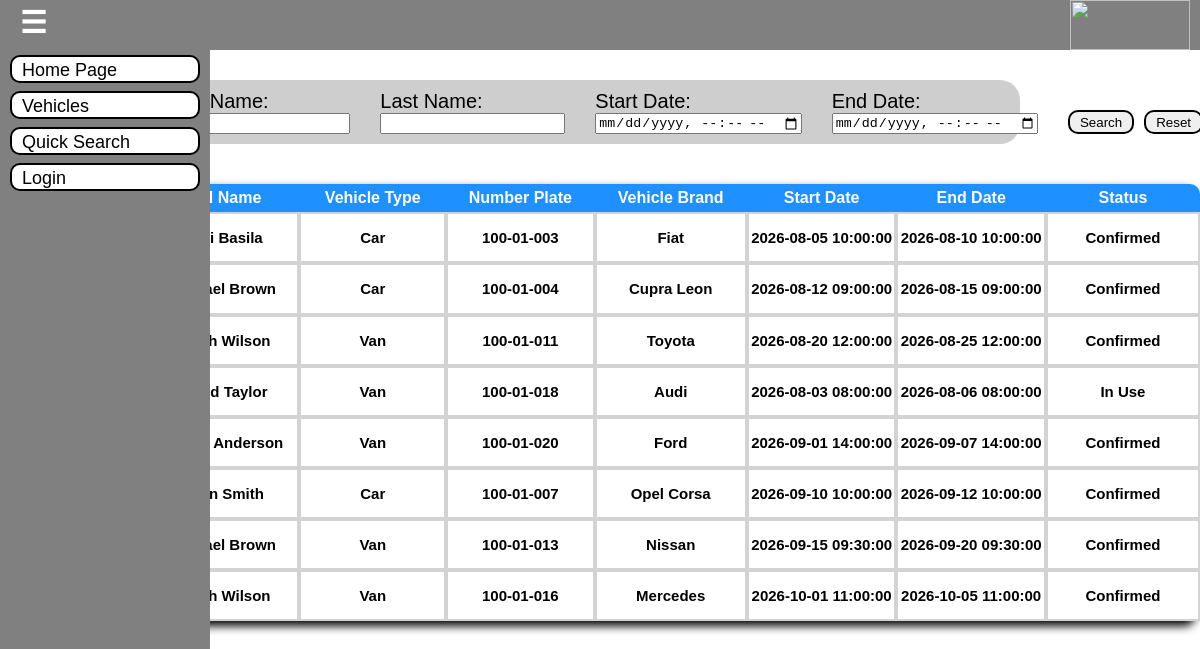
/VehicleRentalHistory.php, run on an earlier commit of the app's database.
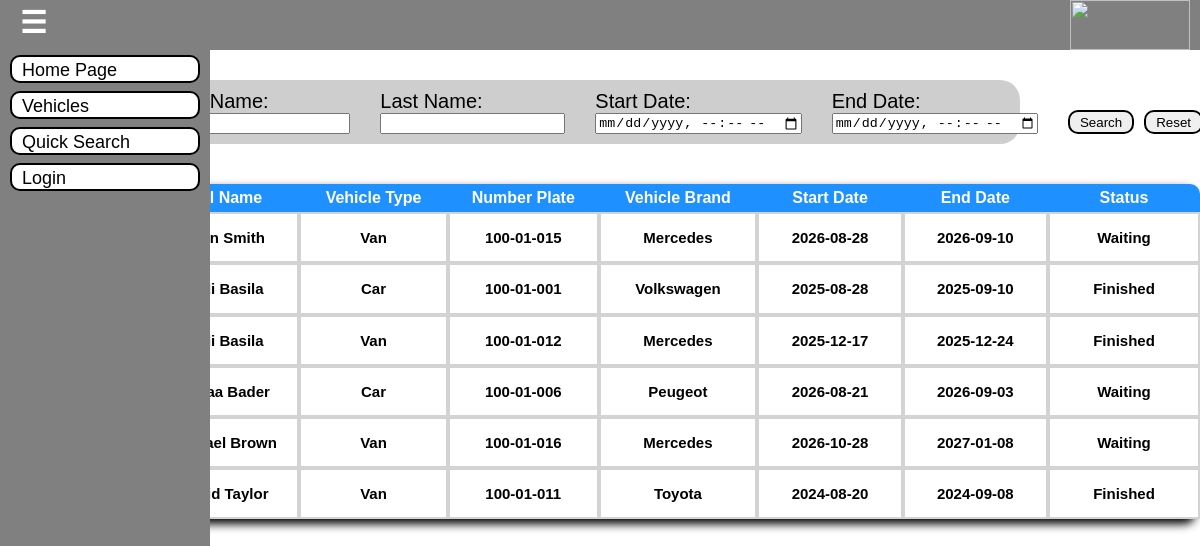
And on a later commit of the database.
### tables this page shows
CREATE TABLE IF NOT EXISTS `users` (
  `Id` int NOT NULL AUTO_INCREMENT,
  `FirstName` varchar(250) NOT NULL,
  `LastName` varchar(250) NOT NULL,
  `Gmail` varchar(250) NOT NULL,
  `IdNumber` varchar(9) NOT NULL,
  `Password` varchar(250) NOT NULL,
  `Password1` varchar(250) NOT NULL,
  `Password2` varchar(250) DEFAULT NULL,
  `Password3` varchar(250) DEFAULT NULL,
  `HaveDriverLicense` tinyint(1) NOT NULL DEFAULT '0',
  `Blocked` tinyint(1) NOT NULL DEFAULT '0',
  `FailedTimes` int NOT NULL DEFAULT '0',
  `BirthDay` date NOT NULL,
  `PhoneNumber` varchar(250) DEFAULT NULL,
  `Role` varchar(250) NOT NULL,
  `StartTimeExpired` datetime DEFAULT NULL,
  `EndTimeExpired` datetime DEFAULT NULL,
  PRIMARY KEY (`Id`)
);

CREATE TABLE IF NOT EXISTS `vehicle` (
  `Id` int NOT NULL AUTO_INCREMENT,
  `VehicleType` varchar(250) NOT NULL,
  `NumberPlate` varchar(250) NOT NULL,
  `VehicleBrand` varchar(250) NOT NULL,
  `Image` varchar(250) NOT NULL,
  `PricePerDay` decimal(10,2) NOT NULL,
  `GearBox` varchar(250) NOT NULL,
  `Seats` int NOT NULL,
  `Doors` int NOT NULL,
  `DriveStyle` tinyint(1) NOT NULL DEFAULT '0',
  `Miles` decimal(10,3) NOT NULL,
  `Color` varchar(250) NOT NULL,
  `Convertible` tinyint(1) NOT NULL DEFAULT '0',
  `EnergyType` varchar(250) NOT NULL,
  `HorsePower` int NOT NULL,
  `VehicleName` varchar(250) NOT NULL,
  `MaxSpeed` int NOT NULL,
  `DriveType` varchar(250) NOT NULL,
  `TankSize` int NOT NULL,
  `AirConditioner` tinyint(1) NOT NULL DEFAULT '0',
  `VehicleInside1` varchar(250) NOT NULL,
  `VehicleInside2` varchar(250) NOT NULL,
  `VehicleInside3` varchar(250) NOT NULL,
  `VehicleInside4` varchar(250) NOT NULL,
  `Branch` varchar(250) NOT NULL,
  `VehicleLogo` varchar(250) NOT NULL,
  `Rating` int NOT NULL,
  `TotalRating` int NOT NULL,
  PRIMARY KEY (`Id`)
);

CREATE TABLE IF NOT EXISTS `booking` (
  `BookingId` int NOT NULL AUTO_INCREMENT,
  `CustomerId` int NOT NULL,
  `VehicleId` int NOT NULL,
  `StartDate` date NOT NULL,
  `EndDate` date NOT NULL,
  `Status` varchar(250) NOT NULL,
  `CreatedAt` timestamp NOT NULL DEFAULT CURRENT_TIMESTAMP,
  `UpdatedAt` timestamp NOT NULL DEFAULT CURRENT_TIMESTAMP,
  `TotalPrice` decimal(10,2) NOT NULL,
  `RatingStatus` varchar(50) NOT NULL,
  PRIMARY KEY (`BookingId`),
  KEY `CustomerId` (`CustomerId`),
  KEY `CarId` (`VehicleId`)
);

### VehicleRentalHistory.php (the view, shortened to what this page needs)
<?php
    include "Nav.php";
    $con=OpenCon();
    $StartDate="";
    $EndDate="";
    $Fname="";
    $Lname="";
    $Search="";
    $Search2="";
    $Search3="";
?>
<!DOCTYPE HTML>
<html>
    <head>
    </head>
    <body>
        <nav class="nav">
            <form method="POST">
                <div class="Css1">
                    <label>
                        <span id="Car">Car</span>
                    </label>
                    <label>
                        <span id="Van">Van</span>
                    </label>
                </div>
                <div>
                    <label>First Name:</label>
                    <input type="text" name="Fname" <?php if($Fname!=""){echo "value='$Fname'";} ?>>
                </div>
                <div>
                    <label>Last Name:</label>
                    <input type="text" name="Lname" <?php if($Lname!=""){echo "value='$Lname'";} ?>>
                </div>
                <div>
                    <label id="DateCss">Start Date:</label>
                    <input type="datetime-local" name="StartDate" <?php if($StartDate!=""){echo "value='$StartDate'";} ?>>
                </div>
                <div>
                    <label id="DateCss">End Date:</label>
                    <input type="datetime-local" name="EndDate" <?php if($EndDate!=""){echo "value='$EndDate'";} ?>>
                </div>
                <div class="Css2">
                    <button type="submit" name="Search">Search</button>
                    <button type="submit" name="Reset">Reset</button>
                </div>
            </form>
        </nav>
        <?php
            if(isset($_SESSION['Message3'])){
                echo $_SESSION['Message3'];
                unset($_SESSION['Message3']);
            }else{
        ?>
        <table>
            <th id="thLeft">Vehicle ID</th>
            <th>Full Name</th>
            <th>Vehicle Type</th>
            <th>Number Plate</th>
            <th>Vehicle Brand</th>
            <th>Start Date</th>
            <th>End Date</th>
            <th id="thRight">Status</th>
            <?php
                if($Search3==""){
                    $Booking=mysqli_query($con,"SELECT * FROM Booking $Search2");
                    while($b=mysqli_fetch_array($Booking)){
                        $VehiclesRentalHistory=mysqli_query($con,"SELECT * FROM Vehicle $Search");
                        while($v=mysqli_fetch_array($VehiclesRentalHistory)){
                            if($v['Id']==$b['VehicleId']){
                                echo"<tr><td><h1>".$v['Id']."</h1></td>";
                                $Users=mysqli_query($con,"SELECT * FROM Users");
                                while($u=mysqli_fetch_array($Users)){
                                    if($b['CustomerId']==$u['Id']){
                                        echo "<td><h1>".$u['FirstName']." ".$u['LastName']."</h1></td>";
                                    }
                                }
                                echo"<td><h1>".$v['VehicleType']."</h1></td>
                                <td><h1>".$v['NumberPlate']."</h1></td>
                                <td><h1>".$v['VehicleBrand']."</h1></td>
                                <td><h1>".$b['StartDate']."</h1></td>
                                <td><h1>".$b['EndDate']."</h1></td>
                                <td><h1>".$b['Status']."</h1></td></tr>";
                                break;
                            }
                        }
                    }
                }
            }
            ?>
        </table>
    </body>
</html>

What changed in the data, as far as the page shows it:
no longer on this page (row unchanged): users: LastName "Anderson", shown under "Van"
removed booking: StartDate "2026-09-15 09:30:00", EndDate "2026-09-20 09:30:00", Status "Confirmed", users (LastName "Brown")
no longer on this page (row edited): vehicle: VehicleType "Van", NumberPlate "100-01-013", VehicleBrand "Nissan", users (LastName "Brown")
removed booking: StartDate "2026-10-01 11:00:00", EndDate "2026-10-05 11:00:00", Status "Confirmed", vehicle (VehicleType "Van", NumberPlate "100-01-016", VehicleBrand "Mercedes")
changed booking (number 1 of 6 on the later page): loses vehicle (VehicleType "Car", NumberPlate "100-01-003", VehicleBrand "Fiat", $b['StartDate'] "2026-08-05 10:00:00", $b['EndDate'] "2026-08-10 10:00:00", $b['Status'] "Confirmed", users (LastName "Basila")); gains vehicle (VehicleType "Van", NumberPlate "100-01-015", VehicleBrand "Mercedes", $b['StartDate'] "2026-08-28", $b['EndDate'] "2026-09-10", $b['Status'] "Waiting", users (LastName "Smith"))
changed booking (number 2 of 6 on the later page): loses vehicle (VehicleType "Car", NumberPlate "100-01-004", VehicleBrand "Cupra Leon", $b['StartDate'] "2026-08-12 09:00:00", $b['EndDate'] "2026-08-15 09:00:00", $b['Status'] "Confirmed", users (LastName "Brown")); gains vehicle (VehicleType "Car", NumberPlate "100-01-001", VehicleBrand "Volkswagen", $b['StartDate'] "2025-08-28", $b['EndDate'] "2025-09-10", $b['Status'] "Finished", users (LastName "Basila"))
changed booking (number 3 of 6 on the later page): gains vehicle (VehicleType "Van", NumberPlate "100-01-012", VehicleBrand "Mercedes", $b['StartDate'] "2025-12-17", $b['EndDate'] "2025-12-24", $b['Status'] "Finished", users (LastName "Basila")); loses vehicle (VehicleType "Van", NumberPlate "100-01-011", VehicleBrand "Toyota", $b['StartDate'] "2026-08-20 12:00:00", $b['EndDate'] "2026-08-25 12:00:00", $b['Status'] "Confirmed"); StartDate "2026-08-20 12:00:00" → (not shown); EndDate "2026-08-25 12:00:00" → (not shown); Status "Confirmed" → (not shown)
changed booking (number 4 of 6 on the later page): loses vehicle (VehicleType "Van", NumberPlate "100-01-018", VehicleBrand "Audi", $b['StartDate'] "2026-08-03 08:00:00", $b['EndDate'] "2026-08-06 08:00:00", $b['Status'] "In Use", users (LastName "Taylor")); gains vehicle (VehicleType "Car", NumberPlate "100-01-006", VehicleBrand "Peugeot", $b['StartDate'] "2026-08-21", $b['EndDate'] "2026-09-03", $b['Status'] "Waiting")
now on this page (row unchanged): users: LastName "Bader", shown under "Car"
changed booking (number 5 of 6 on the later page): loses vehicle (VehicleType "Van", NumberPlate "100-01-020", VehicleBrand "Ford", $b['StartDate'] "2026-09-01 14:00:00", $b['EndDate'] "2026-09-07 14:00:00", $b['Status'] "Confirmed"); gains vehicle (VehicleType "Van", NumberPlate "100-01-016", VehicleBrand "Mercedes", $b['StartDate'] "2026-10-28", $b['EndDate'] "2027-01-08", $b['Status'] "Waiting"); StartDate (not shown) → "2026-10-28"; EndDate (not shown) → "2027-01-08"; Status (not shown) → "Waiting"
changed vehicle (number 5 of 6 on the later page): loses users (LastName "Wilson"); gains users (LastName "Brown")
changed booking (number 6 of 6 on the later page): loses vehicle (VehicleType "Car", NumberPlate "100-01-007", VehicleBrand "Opel Corsa", $b['StartDate'] "2026-09-10 10:00:00", $b['EndDate'] "2026-09-12 10:00:00", $b['Status'] "Confirmed", users (LastName "Smith")); gains vehicle (VehicleType "Van", NumberPlate "100-01-011", VehicleBrand "Toyota", $b['StartDate'] "2024-08-20", $b['EndDate'] "2024-09-08", $b['Status'] "Finished"); StartDate (not shown) → "2024-08-20"; EndDate (not shown) → "2024-09-08"; Status (not shown) → "Finished"
changed vehicle "Toyota": loses users (LastName "Wilson"); gains users (LastName "Taylor")
